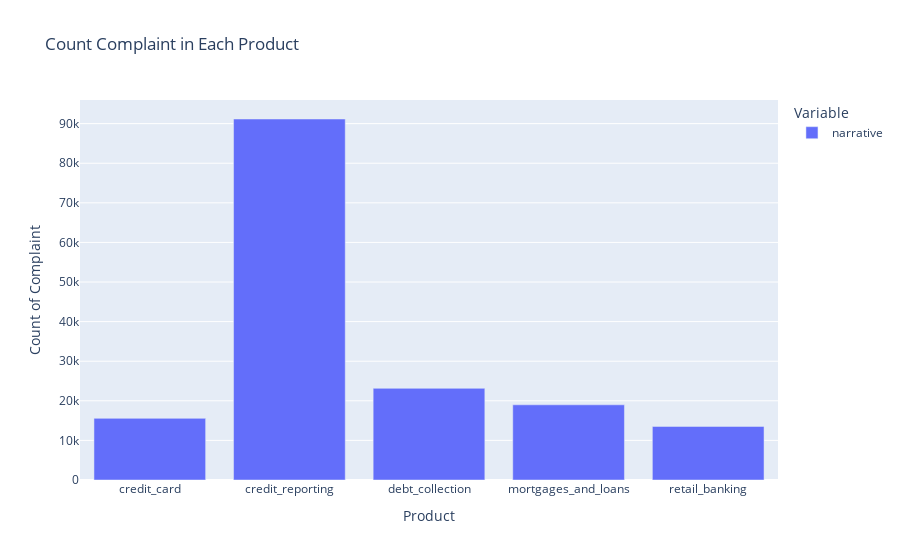

Write notebook code for a chart like this one.
### Code cell
import plotly.express as px
fig = px.bar(data_n.groupby(['product']).count(),
             labels={
                     "product": "Product",
                     "value": "Count of Complaint",
                     "variable": "Variable"
                 },
                title="Count Complaint in Each Product")
fig.show()

### Figure 1 — Plotly figure (JSON) as saved in the notebook; plotly's stock layout.template omitted (floating-point values rounded to 4 significant figures)
{"data": [{"alignmentgroup": "True", "hovertemplate": "Variable=narrative<br>Product=%{x}<br>Count of Complaint=%{y}<extra></extra>", "legendgroup": "narrative", "marker": {"color": "#636efa", "pattern": {"shape": ""}}, "name": "narrative", "offsetgroup": "narrative", "orientation": "v", "showlegend": true, "textposition": "auto", "type": "bar", "x": ["credit_card", "credit_reporting", "debt_collection", "mortgages_and_loans", "retail_banking"], "xaxis": "x", "y": [15566, 91172, 23148, 18990, 13535], "yaxis": "y"}], "layout": {"barmode": "relative", "legend": {"title": {"text": "Variable"}, "tracegroupgap": 0}, "title": {"text": "Count Complaint in Each Product"}, "xaxis": {"anchor": "y", "domain": [0, 1], "title": {"text": "Product"}}, "yaxis": {"anchor": "x", "domain": [0, 1], "title": {"text": "Count of Complaint"}}}}
